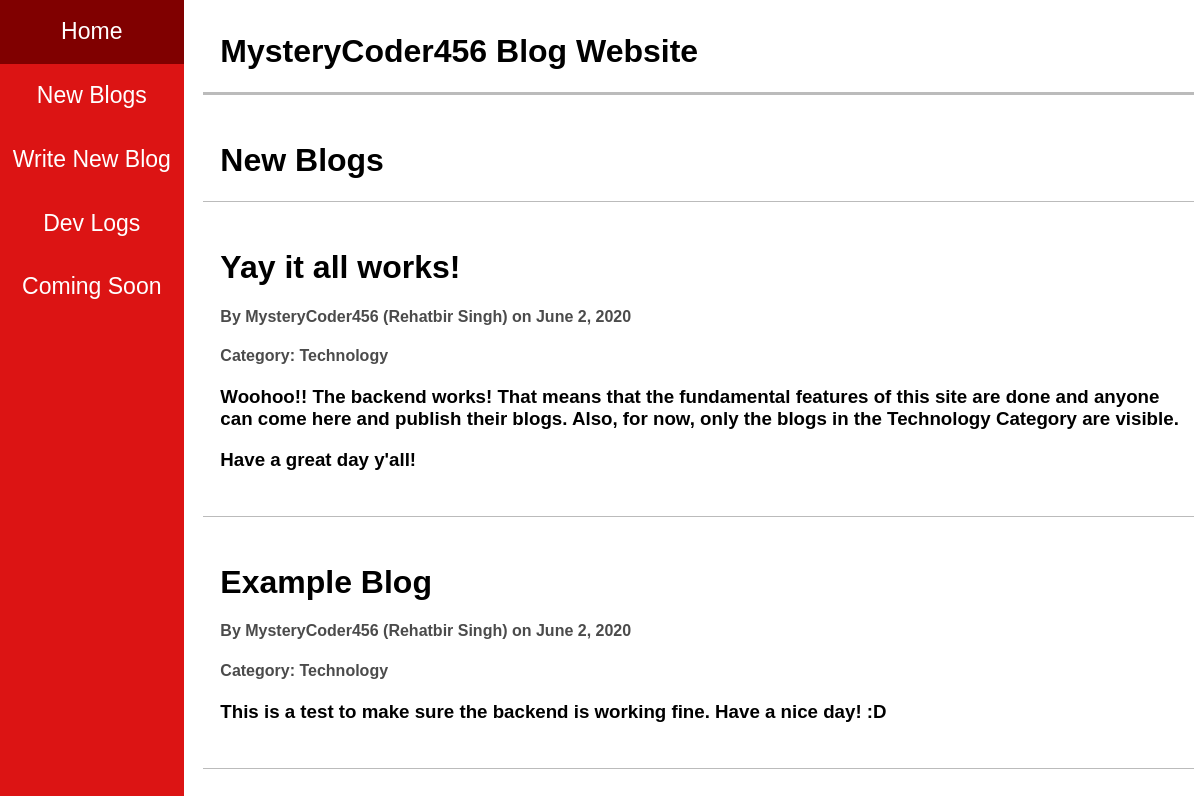
The app's page /blogs/, older data.
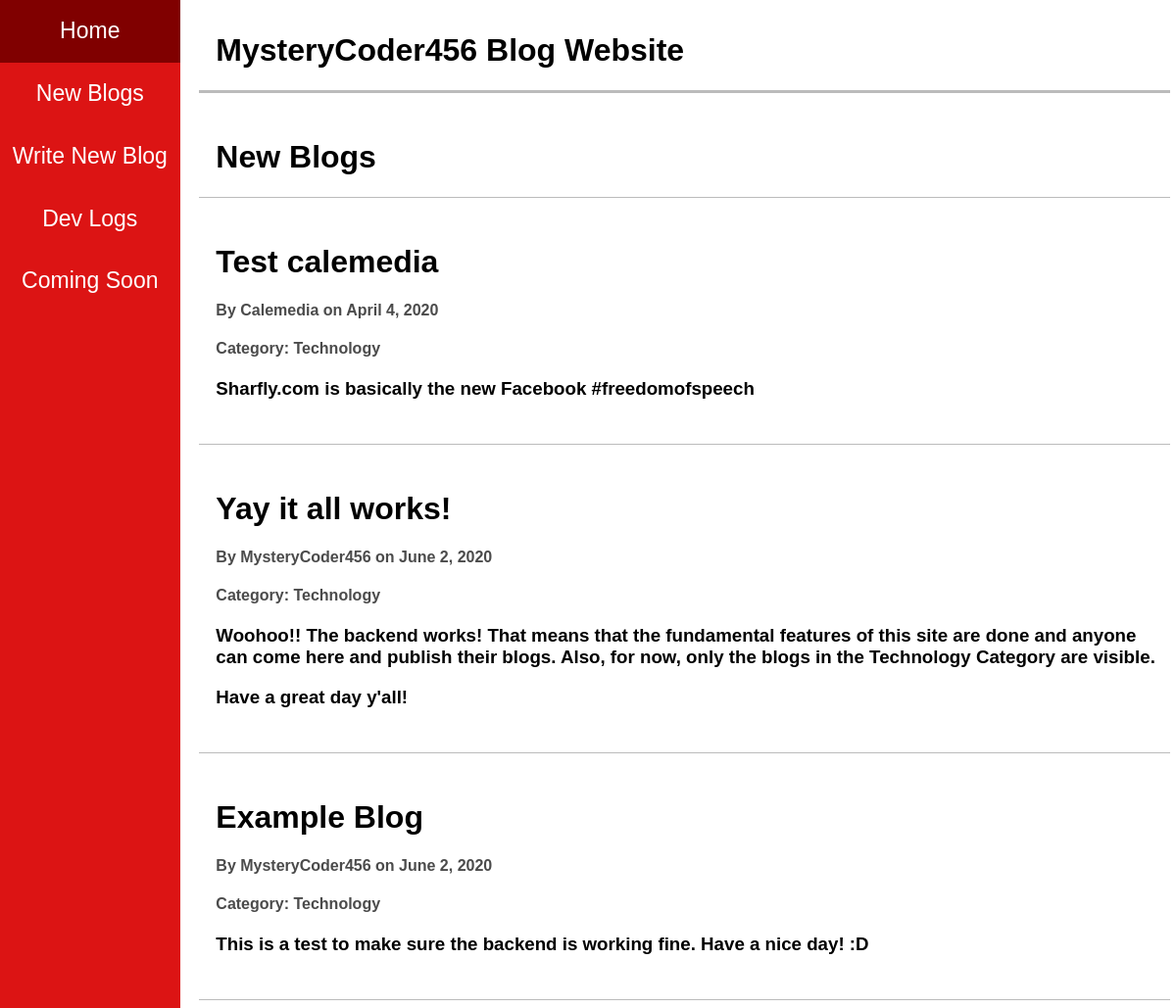
The same page, newer data.
### blog/models.py (models this page shows, shortened)
class Blog(models.Model):
    blog_list = models.ForeignKey(BlogList, on_delete=models.CASCADE)
    title = models.CharField(max_length=100)
    author = models.CharField(max_length=50)
    creation_date = models.DateField()
    content = models.TextField(
        max_length=500,
        blank=True,
        validators=[MaxLengthValidator(500)]
    )

class BlogList(models.Model):
    name = models.CharField(max_length=50)

### blog/views.py (the view)
# urls.py: path("blogs/", views.blogs, name="new_blogs"),
def blogs(request):
    blog_set = reversed(BlogList.objects.get(name="Technology").blog_set.all())
    return render(request, "blog/blogs.html", {"blog_set": blog_set})

### blog/templates/blog/blogs.html (shortened to what this page needs)
{% extends 'blog/base.html' %}
{% block main %}
    <h1>New Blogs</h1>
    {% for blog in blog_set %}
        <hr size="3">
        <br>
        <h1>{{blog.title}}</h1>
        <h4>By {{blog.author}} on {{blog.creation_date}}</h4>
        <h4>Category: {{blog.blog_list.name}}
        <h3>{{blog.content|linebreaks}}</h3>
        <br>
    {% endfor %}
    <hr size=3>
{% endblock %}

### blog/templates/blog/base.html (shortened to what this page needs)
<!DOCTYPE html>
{% load static %}
<html lang="en">
<head>
    <link rel="stylesheet" type="text/css" href="{% static 'blog/styles.css' %}">
</head>
<body>
    <div class="sidenav">
        <a href="/">Home</a>
        <a href="/blogs">New Blogs</a>
        <a href="/createblog">Write New Blog</a>
        <a href="/dev">Dev Logs</a>
        <a href="#">Coming Soon</a>
    </div>
    <div class="main">
        <h1>MysteryCoder456 Blog Website</h1>
        <hr size="5">
        <br>
        {% block main %}
        {% endblock %}
    </div>
</body>
</html>

### blog/static/blog/styles.css (style rules this page uses)
html { font-family: Montserrat, Helvetica, Arial; }
.sidenav { height: 100%; width: 15.3%; position: fixed; top: 0; left: 0; overflow-x: hidden; text-align: center; background-color: #DC1414; }
.sidenav a { text-decoration: none; color: #ffffff; display: block; font-size: 23px; padding-top: 10%; padding-bottom: 10%; }
.main { margin-left: 15.4%; padding: 4px 0px 0px 30px; }
hr { position: relative; left: -17px; background-color: #BBBBBB; border: none; width: 102%; }
h4 { color: #4B4B4B; padding: -10px 0px -10px 0px; }

Row changes from the older to the newer data that the page shows:
added Blog: title "Test calemedia", author "Calemedia", creation_date "April 4, 2020", blog_list.name "Technology", content "Sharfly.com is basically the new Facebook #freedomofspeech"
changed Blog "Yay it all works!": author "MysteryCoder456 (Rehatbir Singh)" → "MysteryCoder456"
changed Blog "Example Blog": author "MysteryCoder456 (Rehatbir Singh)" → "MysteryCoder456"
